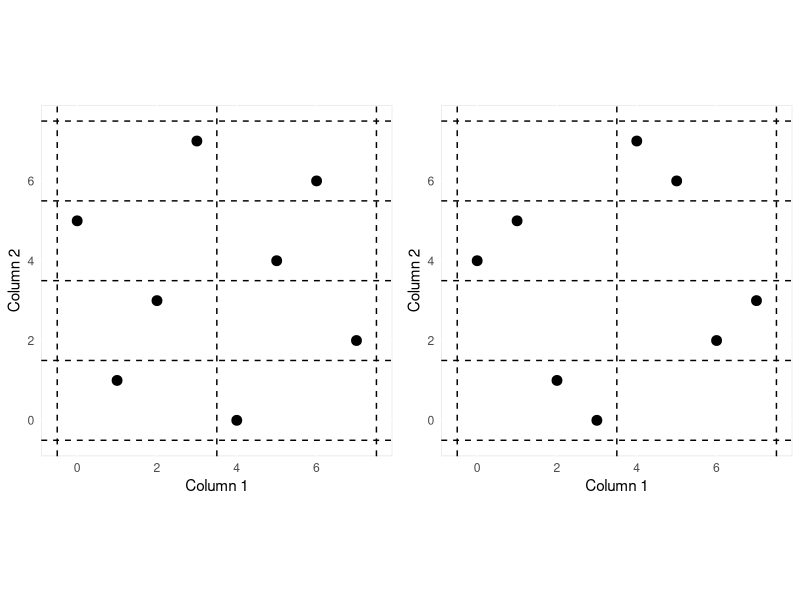

Source code (R):
D_1 <- c(1,2,3,0,7,4,5,6,
         1,3,7,5,2,0,4,6,
         0,6,2,4,3,5,1,7)
D_1 <- matrix(D_1,nrow = 3,byrow = T)
D_1 <- t(D_1)
D_2 <- matrix(c(0.5,1.5,2.5,3.5,-3.5,-2.5,-1.5,-0.5,
                #-1.5,0.5,-3.5,2.5,-2.5,3.5,-0.5,1.5,
                3.5,2.5,-1.5,-0.5,0.5,1.5,-2.5,-3.5,
                2.5,-3.5,-0.5,1.5,-1.5,0.5,3.5,-2.5),nrow = 3,byrow = TRUE)
D_2 <- t(D_2)+3.5

points <- D_1
colnames(points) <- c("x", "y", "z")
library(ggplot2)
library(gridExtra)

df <- as.data.frame(points) 

vlines <- 0:7   
hlines <- 0:7  


my_theme <- theme_minimal() +
  theme(
    # plot.background  = element_rect(fill = "white", color = "black", size = 1),  
    panel.background  = element_rect(fill = "white", color = "gray90"),        
    panel.grid.major  = element_line(color = "white", linetype = "dotted"),    
    panel.grid.minor  = element_blank(),                                       
    plot.title  = element_text(hjust = 0.5, face = "bold")                      
  )


p1 <- ggplot(df, aes(x = x, y = y)) +
  geom_point(size = 3, color = "black") +
  geom_vline(xintercept = c(-0.5,3.5,7.5), linetype = 2, color = "black") +
  geom_hline(yintercept = c(-0.5,1.5,3.5,5.5,7.5), linetype = 2, color = "black") +
  labs(x = "Column 1", y = "Column 2") +
  xlim(-0.5, 7.5) + ylim(-0.5, 7.5) +
  coord_fixed(ratio = 1) +
  my_theme 



points <- D_2
colnames(points) <- c("x", "y", "z")
library(ggplot2)
library(gridExtra)

df <- as.data.frame(points) 


my_theme <- theme_minimal() +
  theme(
    # plot.background  = element_rect(fill = "white", color = "black", size = 1),  
    panel.background  = element_rect(fill = "white", color = "gray90"),        
    panel.grid.major  = element_line(color = "white", linetype = "dotted"),    
    panel.grid.minor  = element_blank(),                                       
    plot.title  = element_text(hjust = 0.5, face = "bold")                      
  )


p2 <- ggplot(df, aes(x = x, y = y)) +
  geom_point(size = 3, color = "black") +
  geom_vline(xintercept = c(-0.5,3.5,7.5), linetype = 2, color = "black") +
  geom_hline(yintercept =  c(-0.5,1.5,3.5,5.5,7.5), linetype = 2, color = "black") +
  labs(x = "Column 1", y = "Column 2") +
  xlim(-0.5, 7.5) + ylim(-0.5, 7.5) +
  coord_fixed(ratio = 1) +
  my_theme 
  


P <- grid.arrange( 
  p1, p2,
  ncol = 2,
  padding = unit(0.5, "line") 
)

ggsave("bac_GSOA.png", P,
       width = 8, height = 4, dpi=300, bg="white")
